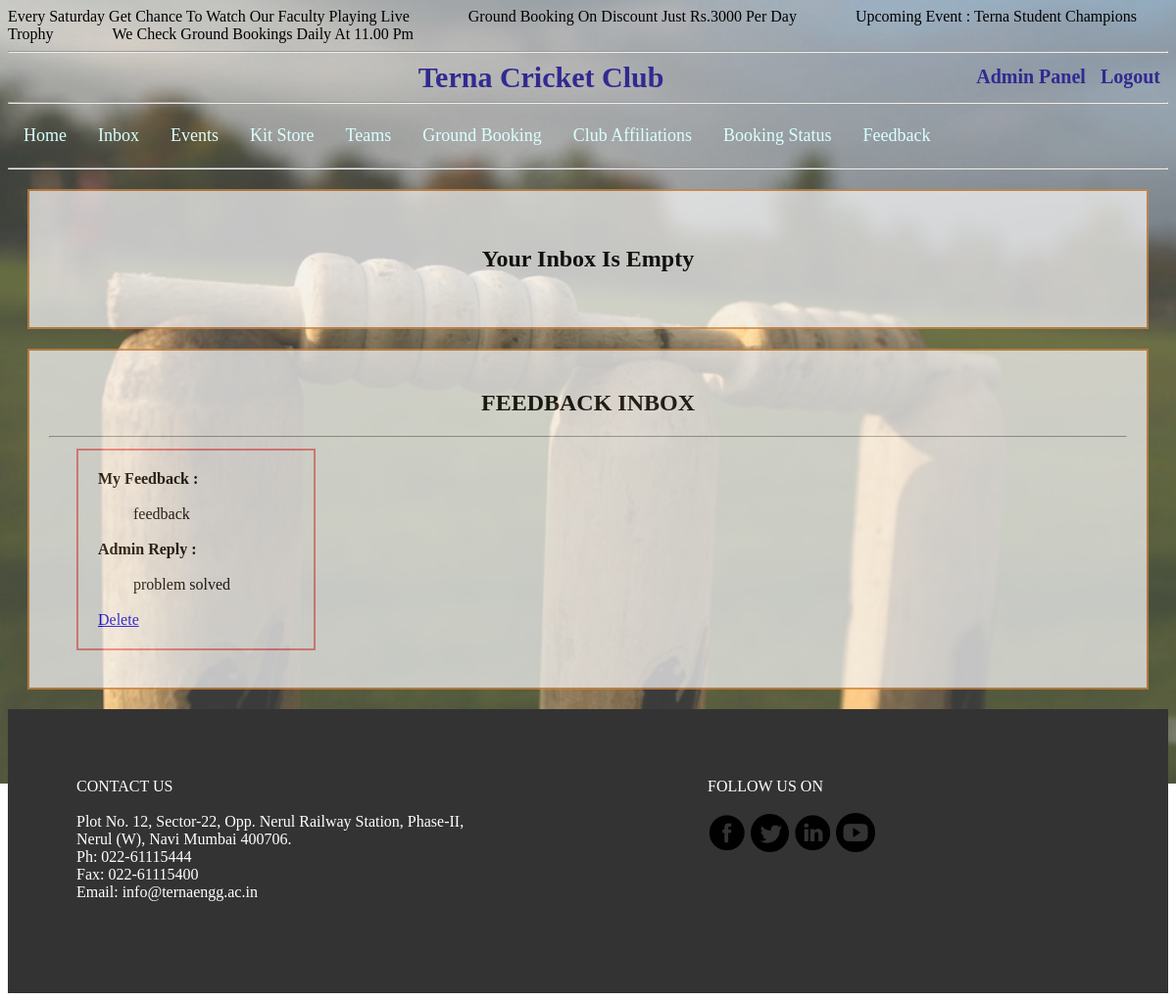
/user_inbox.php (signed in), run on the app's committed database.
### tables this page shows
CREATE TABLE `notice` (
  `notice_id` int(11) NOT NULL,
  `notice_descp` varchar(500) NOT NULL
);

CREATE TABLE `fb_inbox` (
  `fbinbox_id` int(11) NOT NULL,
  `user_id` int(11) NOT NULL,
  `fb_id` int(11) NOT NULL,
  `fb_descp` varchar(5000) NOT NULL,
  `fb_reply` varchar(5000) NOT NULL
);

### user_inbox.php (the view, shortened to what this page needs)
<html>
	<head>
<link rel="stylesheet" href="style.css">
<?php
$con = mysqli_connect('localhost','root','');
mysqli_select_db($con,"cricket") or die(mysqli_error($con)) ;
$notice = "SELECT * FROM notice";
$notice_res = mysqli_query($con,$notice);
echo '<marquee>';
while($row=mysqli_fetch_assoc($notice_res)){
echo $row['notice_descp'];
}
echo  '</marquee>';
echo '	<hr>
		</head>
		<body>';
if(isset( $_SESSION['session_id']) AND isset( $_SESSION['user_id']))
	{
	echo'<div class="title"><center> Terna Cricket Club
	<span class="innertitle">';
	if(isset( $_SESSION['admin']) )
	{
		echo "<a href='adminpanel.php' style='text-decoration:none;'>Admin Panel</a>";
	}
	echo '<a href="logout.php" style="text-decoration:none">Logout</a>
	</span></div>
	</center><hr>';
}
else{
	die(header("location:index.php"));
}
echo'<div class="navbar" >
	<a href="index.php">Home</a>';
	if(isset( $_SESSION['session_id']) AND isset( $_SESSION['user_id']))
	{
	echo'<a href="user_inbox.php">Inbox</a>';
	}
echo'
	<a href="event.php">Events</a>
	<a href="product.php">Kit Store</a>
	<a href="teams.php">Teams</a>
	<a href="user_booking.php">Ground Booking</a>
	<a href="club.php">Club Affiliations</a>
	<a href="booking.php">Booking Status</a>';
	if(isset( $_SESSION['session_id']) AND isset( $_SESSION['user_id']))
	{
	echo'<a href="user_fb.php">Feedback</a>';
	}
echo'</div>';
echo '<hr>';
$user_id=$_SESSION['user_id'];
	$sql="select * from user_inbox where user_id='$user_id' ";
	$res=mysqli_query($con,$sql) or die(mysqli_error($con));
$count=0;
	echo '<div class="box">';
	if(mysqli_num_rows($res)>0)
		{
	echo "<table>";
	echo"<center><b><h2>INBOX</h2></b></center><hr>";
	while($row=mysqli_fetch_assoc($res))
	{
	echo "<td>";
	echo'<div class="colwidth_200">';
	$userinbox_id=$row['userinbox_id'];
	$user_msg=$row['user_msg'];
	echo $user_msg;
	echo '<br><br>';
	echo '<a href="userinbox_action.php?status=3&userinbox_id='.$userinbox_id.'&msg_type=user">';
			echo 'Delete </a>';
	echo '</div>';
		echo "</td>";
		$count++;
		if($count==4){
		$count=0;
		echo "</tr>";
			}
		}
		echo "</table>";
	}
else{
	echo '<br><br>';
	echo '<center ><font size="5"><b>Your Inbox Is Empty</b></font><center>';
	echo '<br><br>';
	}
	echo '</div>';
	$sql1="select * from fb_inbox where user_id='$user_id'";
	$res1=mysqli_query($con,$sql1) or die(mysqli_error($con));
	if(mysqli_num_rows($res1)>0)
		{
	echo '<div class="box">';
	echo "<table>";
	echo"<center><b><h2>FEEDBACK INBOX</h2></b></center><hr>";
	while($row1=mysqli_fetch_assoc($res1))
	{
	$fb_descp=$row1['fb_descp'];
	echo "<td>";
	echo'<div class="colwidth_200">';
	$fbinbox_id=$row1['fbinbox_id'];
	$fb_reply=$row1['fb_reply'];
	echo '<b>My Feedback :</b><br><br>';
	echo $fb_descp;
	echo '<br><br>';
	echo '<b>Admin Reply :</b><br><br>';
	echo $fb_reply;
	echo '<br><br>';
	echo '<a href="userinbox_action.php?status=3&fbinbox_id='.$fbinbox_id.'&msg_type=fb">';
			echo 'Delete </a>';
	echo '</div>';
		echo "</td>";
		}
		echo "</table>";
			echo '</div>';
	}
else{
	echo '<div class="box">';
	echo "<br><br>";
	echo '<font size="5"><center><b>Your Feedback Inbox Is Empty</b><center></font>';
	echo "<br><br>";
	echo "</div>";
	}
?>
<footer>
<div class="footer">
<div class="f1" style="float:left">
CONTACT US <br><br>
Plot No. 12, Sector-22, Opp. Nerul Railway Station, Phase-II, Nerul (W), Navi Mumbai 400706.<br>
Ph: 022-61115444 <br>
Fax: 022-61115400 <br>
Email: info@ternaengg.ac.in <br>
</div>
<div class="f1" style="float:right ;" >
FOLLOW US ON <br><br>
<a target="_blank" href="https://www.facebook.com/ternanerul"><img src="pics/logo/logo1.png" width="40"></a>
<a target="_blank" href="https://twitter.com/terna_college"><img src="pics/logo/logo2.png" width="39"></a>
<a target="_blank" href="https://www.linkedin.com/school/terna-engineering-college/about/"><img src="pics/logo/logo3.png" width="40"></a>
<a target="_blank" href="https://www.youtube.com/user/TEC2016" ><img src="pics/logo/logo4.png" width="40"></a>
</div>
</div>
</footer>

### style.css (style rules this page uses)
.innertitle { font-size:20px; margin-top:5px; float:right; padding-right:8px; }
.innertitle a { color: #312a90; }
.title { font-weight:bold; text-align:center; padding-left:100; font-size:30; color:#312a90; }
.box { margin:20px; padding:20px; border:2px; border-style: solid; border-color: peru; background-color: #f2f2f2; opacity: 0.75; }
.navbar { overflow: hidden; position: relative; top: 0; width: 100%; }
.navbar a { float: left; display: block; color: white; padding: 14px 16px; font-size:18px; text-decoration: none; color:#dafffe; }
.colwidth_200 { margin-left:25; margin-right:25; margin-bottom:15; padding:20px; width:200px; border:2px; border-style: solid; border-color: lightcoral; word-wrap:break-word; }
.footer { clear:both; padding:20px; height:250; background-color: #333333; }
.f1 { width:400; color:white; margin:50; text-align:left; }

### data on the page
notice: notice_descp "Every Saturday Get Chance To Watch Our Faculty Playing Live"
notice: notice_descp "Ground Booking On Discount Just Rs.3000 Per Day"
notice: notice_descp "Upcoming Event : Terna Student Champions Trophy"
notice: notice_descp "We Check Ground Bookings Daily At 11.00 Pm"
fb_inbox: fb_descp "feedback", fb_reply "problem solved"
